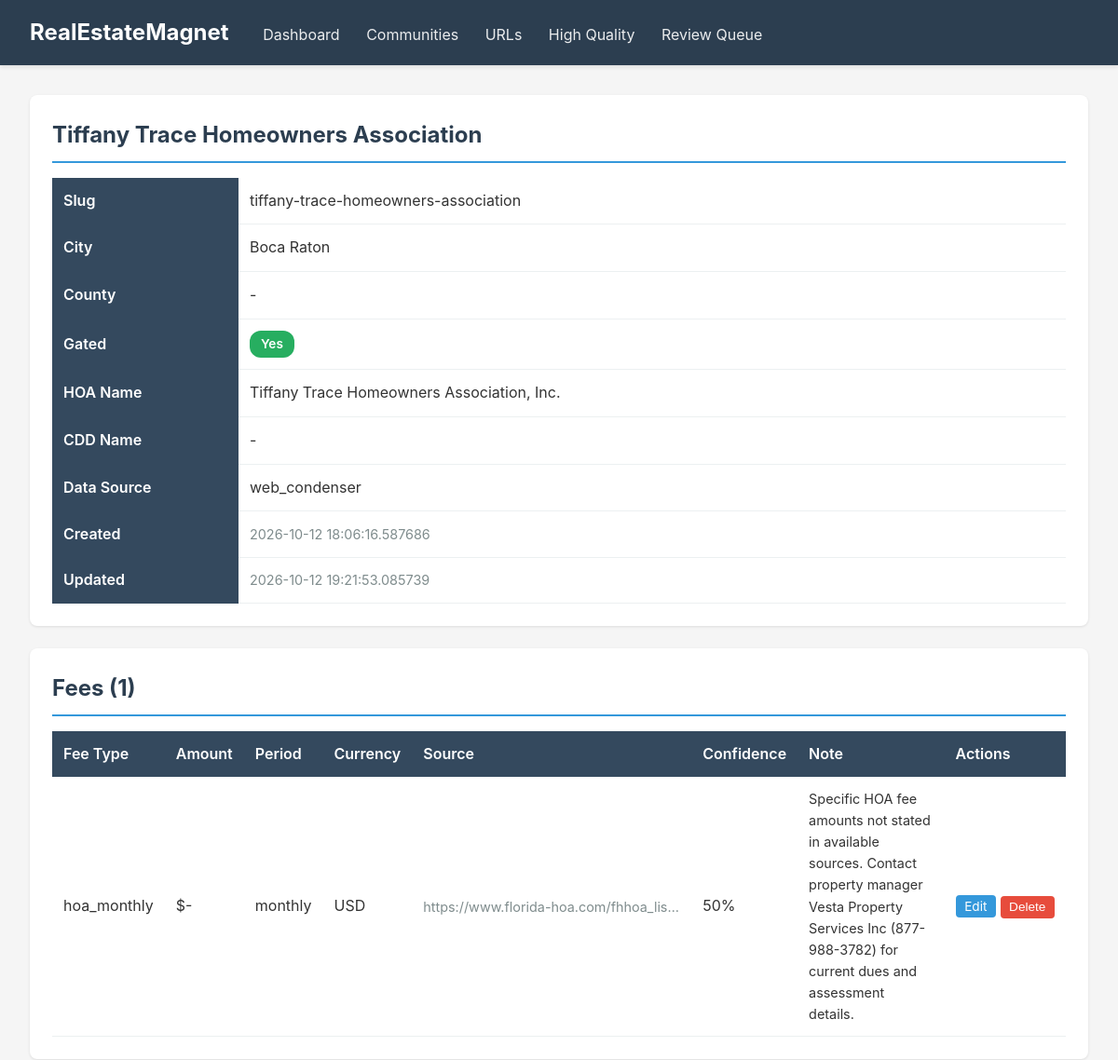
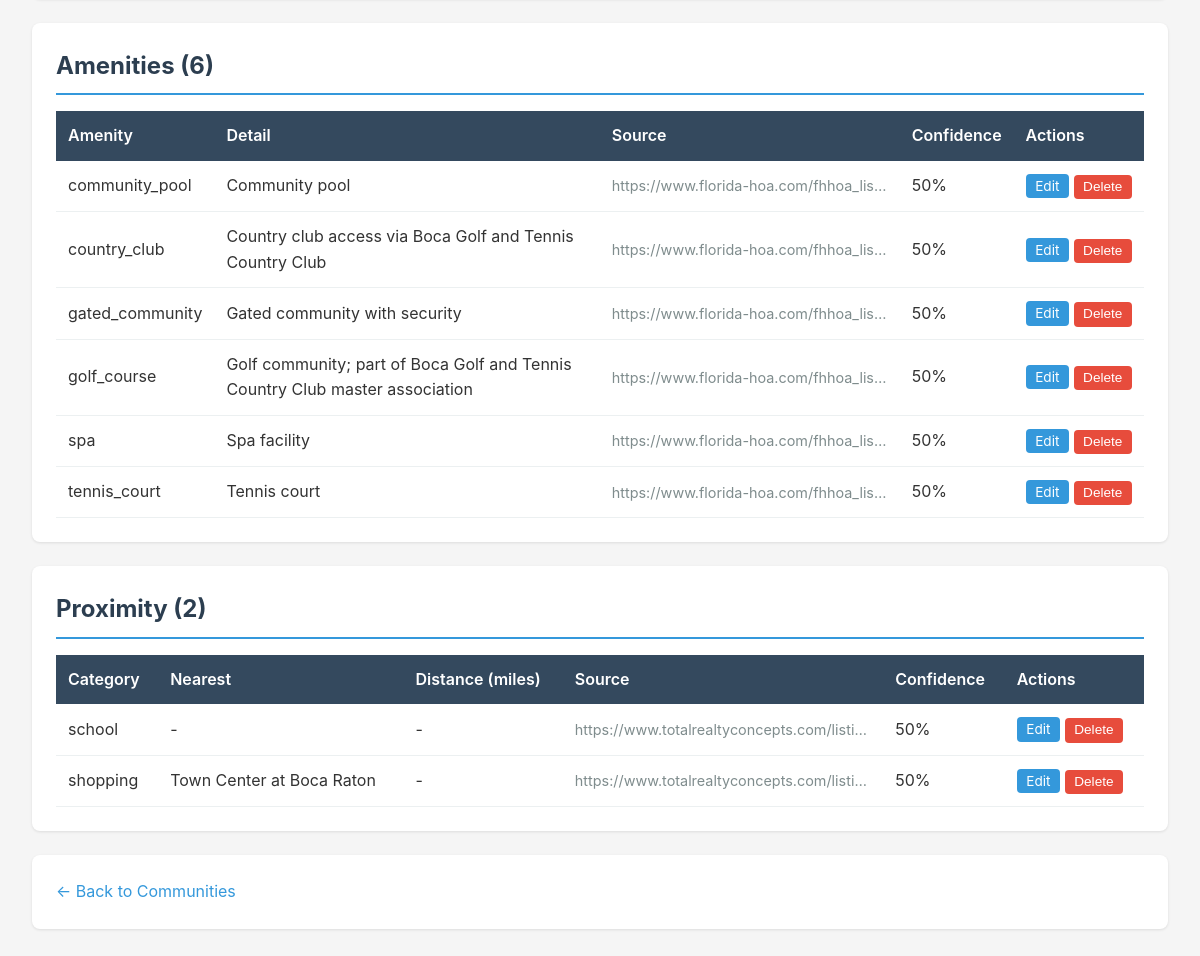
/communities/tiffany-trace-homeowners-association, run on the app's committed database (2 pictures, top to bottom).
### modules/community/database.py (models this page shows, shortened)
class Base(DeclarativeBase):
    pass

class CommunityRow(Base):
    __tablename__ = "communities"
    id = Column(String(36), primary_key=True, default=lambda: str(uuid.uuid4()))
    name = Column(String(255), nullable=False, index=True)
    slug = Column(String(255), unique=True, nullable=False, index=True)
    county_fips = Column(String(10), index=True)
    city = Column(String(100), index=True)
    hoa_name = Column(String(255))
    cdd_name = Column(String(255))
    is_gated = Column(Boolean, default=True, index=True)
    latitude = Column(Float)
    longitude = Column(Float)
    overview = Column(Text)
    notes = Column(Text)
    data_source = Column(String(50), default="file_store")
    created_at = Column(DateTime, default=lambda: datetime.now(timezone.utc))
    updated_at = Column(DateTime, default=lambda: datetime.now(timezone.utc), onupdate=lambda: datetime.now(timezone.utc))
    fees = relationship("FeeRow", back_populates="community", cascade="all, delete-orphan")
    amenities = relationship("AmenityRow", back_populates="community", cascade="all, delete-orphan")
    demographics_entries = relationship("DemographicsRow", back_populates="community", cascade="all, delete-orphan")
    proximity_entries = relationship("ProximityRow", back_populates="community", cascade="all, delete-orphan")

class FeeRow(Base):
    __tablename__ = "community_fees"
    id = Column(Integer, primary_key=True, autoincrement=True)
    community_slug = Column(String(255), ForeignKey("communities.slug"), nullable=False, index=True)
    fee_type = Column(String(50), nullable=False, index=True)
    amount = Column(Float)
    period = Column(String(20))
    currency = Column(String(10), default="USD")
    source_url = Column(Text)
    retrieved_at = Column(DateTime)
    confidence = Column(Float, default=0.5)
    note = Column(Text)
    community = relationship("CommunityRow", back_populates="fees")

class AmenityRow(Base):
    __tablename__ = "community_amenities"
    id = Column(Integer, primary_key=True, autoincrement=True)
    community_slug = Column(String(255), ForeignKey("communities.slug"), nullable=False, index=True)
    amenity = Column(String(100), nullable=False, index=True)
    detail = Column(Text)
    source_url = Column(Text)
    retrieved_at = Column(DateTime)
    confidence = Column(Float, default=0.5)
    community = relationship("CommunityRow", back_populates="amenities")

class ProximityRow(Base):
    __tablename__ = "proximity_metrics"
    id = Column(Integer, primary_key=True, autoincrement=True)
    community_slug = Column(String(255), ForeignKey("communities.slug"), nullable=False, index=True)
    category = Column(String(50), nullable=False, index=True)
    nearest_name = Column(String(255))
    distance_miles = Column(Float)
    source_url = Column(Text)
    retrieved_at = Column(DateTime)
    confidence = Column(Float, default=0.5)
    community = relationship("CommunityRow", back_populates="proximity_entries")

### modules/web/viewer.py (the view)
@app.get("/communities/{slug}", response_class=HTMLResponse)
async def community_detail(
    request: Request,
    slug: str,
    edit_table: Optional[str] = None,
    edit_id: Optional[int] = None,
):
    conn = get_db()
    cursor = conn.cursor()
    cursor.execute("""
        SELECT * FROM communities WHERE slug = ?
    """, (slug,))
    community = cursor.fetchone()
    if not community:
        conn.close()
        return HTMLResponse("<h1>Community not found</h1>", status_code=404)
    cursor.execute("""
        SELECT * FROM community_fees
        WHERE community_slug = ?
        ORDER BY fee_type
    """, (slug,))
    fees = cursor.fetchall()
    cursor.execute("""
        SELECT * FROM community_amenities
        WHERE community_slug = ?
        ORDER BY amenity
    """, (slug,))
    amenities = cursor.fetchall()
    cursor.execute("""
        SELECT * FROM community_demographics
        WHERE community_slug = ?
    """, (slug,))
    demographics = cursor.fetchall()
    cursor.execute("""
        SELECT * FROM proximity_metrics
        WHERE community_slug = ?
        ORDER BY category
    """, (slug,))
    proximity = cursor.fetchall()
    try:
        cursor.execute(
            """
            SELECT status, attempts, started_at, completed_at, last_error
            FROM community_pipeline_status
            WHERE community_slug = ?
            """,
            (slug,),
        )
        pipeline_status = cursor.fetchone()
    except sqlite3.OperationalError:
        pipeline_status = None
    try:
        cursor.execute(
            """
            SELECT id, condenser, status, elapsed, fees, amenities, proximity,
                   demographics_present, sources_consulted, errors, finished_at
            FROM community_condenser_runs
            WHERE community_slug = ?
            ORDER BY condenser
            """,
            (slug,),
        )
        condenser_runs = cursor.fetchall()
    except sqlite3.OperationalError:
        condenser_runs = []
    source_urls = []
    try:
        cursor.execute("""
            SELECT su.url, su.status, su.data_quality_score, su.data_types_found,
                   su.has_community_data, su.discovered_at,
                   cu.discovered_by, cu.inspected
            FROM community_urls cu
            JOIN source_urls su ON cu.url_id = su.id
            WHERE cu.community_slug = ?
            ORDER BY su.data_quality_score DESC
        """, (slug,))
        source_urls = cursor.fetchall()
    except sqlite3.OperationalError:
        source_urls = []
    if not source_urls:
        try:
            cursor.execute("""
                SELECT url, status, data_quality_score, data_types_found,
                       has_community_data, discovered_at,
                       discovered_by, NULL as inspected
                FROM source_urls
                WHERE community_slug = ?
                ORDER BY data_quality_score DESC
            """, (slug,))
            source_urls = cursor.fetchall()
        except sqlite3.OperationalError:
            source_urls = []
    conn.close()
    return templates.TemplateResponse(
        request,
        name="community_detail.html",
        context={
            "community": community,
            "fees": fees,
            "amenities": amenities,
            "demographics": demographics,
            "proximity": proximity,
            "source_urls": source_urls,
            "pipeline_status": pipeline_status,
            "condenser_runs": condenser_runs,
            "edit_table": edit_table,
            "edit_id": edit_id,
            "pipeline_status_options": PIPELINE_STATUSES,
            "condenser_run_status_options": CONDENSER_RUN_STATUSES,
        }
    )

### modules/web/templates/community_detail.html (shortened to what this page needs)
{% extends "base.html" %}
{% from "_macros.html" import actions %}
{% block content %}
{% set base = '/communities/' ~ community.slug %}
<div class="card" id="community">
    <h2>{{ community.name }}</h2>
    <table>
        <tbody>
            <tr>
                <th style="width: 200px;">Slug</th>
                <td>{{ community.slug }}</td>
            </tr>
            <tr>
                <th>City</th>
                <td>{{ community.city or '-' }}</td>
            </tr>
            <tr>
                <th>County</th>
                <td>{{ community.county_fips or '-' }}</td>
            </tr>
            <tr>
                <th>Gated</th>
                <td>
                    {% if community.is_gated %}
                    <span class="badge badge-success">Yes</span>
                    {% else %}
                    <span class="badge badge-warning">No</span>
                    {% endif %}
                </td>
            </tr>
            <tr>
                <th>HOA Name</th>
                <td>{{ community.hoa_name or '-' }}</td>
            </tr>
            <tr>
                <th>CDD Name</th>
                <td>{{ community.cdd_name or '-' }}</td>
            </tr>
            <tr>
                <th>Data Source</th>
                <td>{{ community.data_source }}</td>
            </tr>
            <tr>
                <th>Created</th>
                <td class="text-muted text-small">{{ community.created_at }}</td>
            </tr>
            <tr>
                <th>Updated</th>
                <td class="text-muted text-small">{{ community.updated_at }}</td>
            </tr>
        </tbody>
    </table>
</div>
{% if fees %}
<div class="card" id="fees">
    <h2>Fees ({{ fees|length }})</h2>
    <table>
        <thead>
            <tr>
                <th>Fee Type</th>
                <th>Amount</th>
                <th>Period</th>
                <th>Currency</th>
                <th>Source</th>
                <th>Confidence</th>
                <th>Note</th>
                <th>Actions</th>
            </tr>
        </thead>
        <tbody>
            {% for fee in fees %}
            {% if edit_table == 'fees' and edit_id == fee.id %}
            <tr>
                <td><input form="fees-edit-{{ fee.id }}" name="fee_type" value="{{ fee.fee_type or '' }}" required></td>
                <td><input form="fees-edit-{{ fee.id }}" type="number" step="any" name="amount" value="{{ fee.amount if fee.amount is not none else '' }}"></td>
                <td><input form="fees-edit-{{ fee.id }}" name="period" value="{{ fee.period or '' }}"></td>
                <td><input form="fees-edit-{{ fee.id }}" name="currency" value="{{ fee.currency or '' }}"></td>
                <td><input form="fees-edit-{{ fee.id }}" name="source_url" value="{{ fee.source_url or '' }}"></td>
                <td><input form="fees-edit-{{ fee.id }}" type="number" step="any" name="confidence" value="{{ fee.confidence if fee.confidence is not none else '' }}"></td>
                <td><input form="fees-edit-{{ fee.id }}" name="note" value="{{ fee.note or '' }}"></td>
                <td class="row-actions">
                    {{ actions('fees', fee.id, base ~ '/facts/fees/' ~ fee.id ~ '/edit', base ~ '/facts/fees/' ~ fee.id ~ '/delete', base, 'this fee', edit_table, edit_id) }}
                </td>
            </tr>
            {% else %}
            <tr>
                <td>{{ fee.fee_type }}</td>
                <td>${{ "%.2f"|format(fee.amount) if fee.amount else '-' }}</td>
                <td>{{ fee.period or '-' }}</td>
                <td>{{ fee.currency }}</td>
                <td class="text-muted text-small truncate">{{ fee.source_url }}</td>
                <td>{{ "%.0f"|format(fee.confidence * 100) if fee.confidence else '-' }}%</td>
                <td class="text-small">{{ fee.note or '-' }}</td>
                <td class="row-actions">
                    {{ actions('fees', fee.id, base ~ '/facts/fees/' ~ fee.id ~ '/edit', base ~ '/facts/fees/' ~ fee.id ~ '/delete', base, 'this fee', edit_table, edit_id) }}
                </td>
            </tr>
            {% endif %}
            {% endfor %}
        </tbody>
    </table>
</div>
{% endif %}
{% if amenities %}
<div class="card" id="amenities">
    <h2>Amenities ({{ amenities|length }})</h2>
    <table>
        <thead>
            <tr>
                <th>Amenity</th>
                <th>Detail</th>
                <th>Source</th>
                <th>Confidence</th>
                <th>Actions</th>
            </tr>
        </thead>
        <tbody>
            {% for amenity in amenities %}
            {% if edit_table == 'amenities' and edit_id == amenity.id %}
            <tr>
                <td><input form="amenities-edit-{{ amenity.id }}" name="amenity" value="{{ amenity.amenity or '' }}" required></td>
                <td><input form="amenities-edit-{{ amenity.id }}" name="detail" value="{{ amenity.detail or '' }}"></td>
                <td><input form="amenities-edit-{{ amenity.id }}" name="source_url" value="{{ amenity.source_url or '' }}"></td>
                <td><input form="amenities-edit-{{ amenity.id }}" type="number" step="any" name="confidence" value="{{ amenity.confidence if amenity.confidence is not none else '' }}"></td>
                <td class="row-actions">
                    {{ actions('amenities', amenity.id, base ~ '/facts/amenities/' ~ amenity.id ~ '/edit', base ~ '/facts/amenities/' ~ amenity.id ~ '/delete', base, 'this amenity', edit_table, edit_id) }}
                </td>
            </tr>
            {% else %}
            <tr>
                <td>{{ amenity.amenity }}</td>
                <td>{{ amenity.detail or '-' }}</td>
                <td class="text-muted text-small truncate">{{ amenity.source_url }}</td>
                <td>{{ "%.0f"|format(amenity.confidence * 100) if amenity.confidence else '-' }}%</td>
                <td class="row-actions">
                    {{ actions('amenities', amenity.id, base ~ '/facts/amenities/' ~ amenity.id ~ '/edit', base ~ '/facts/amenities/' ~ amenity.id ~ '/delete', base, 'this amenity', edit_table, edit_id) }}
                </td>
            </tr>
            {% endif %}
            {% endfor %}
        </tbody>
    </table>
</div>
{% endif %}
{% if proximity %}
<div class="card" id="proximity">
    <h2>Proximity ({{ proximity|length }})</h2>
    <table>
        <thead>
            <tr>
                <th>Category</th>
                <th>Nearest</th>
                <th>Distance (miles)</th>
                <th>Source</th>
                <th>Confidence</th>
                <th>Actions</th>
            </tr>
        </thead>
        <tbody>
            {% for prox in proximity %}
            {% if edit_table == 'proximity' and edit_id == prox.id %}
            <tr>
                <td><input form="proximity-edit-{{ prox.id }}" name="category" value="{{ prox.category or '' }}" required></td>
                <td><input form="proximity-edit-{{ prox.id }}" name="nearest_name" value="{{ prox.nearest_name or '' }}"></td>
                <td><input form="proximity-edit-{{ prox.id }}" type="number" step="any" name="distance_miles" value="{{ prox.distance_miles if prox.distance_miles is not none else '' }}"></td>
                <td><input form="proximity-edit-{{ prox.id }}" name="source_url" value="{{ prox.source_url or '' }}"></td>
                <td><input form="proximity-edit-{{ prox.id }}" type="number" step="any" name="confidence" value="{{ prox.confidence if prox.confidence is not none else '' }}"></td>
                <td class="row-actions">
                    {{ actions('proximity', prox.id, base ~ '/facts/proximity/' ~ prox.id ~ '/edit', base ~ '/facts/proximity/' ~ prox.id ~ '/delete', base, 'this proximity row', edit_table, edit_id) }}
                </td>
            </tr>
            {% else %}
            <tr>
                <td>{{ prox.category }}</td>
                <td>{{ prox.nearest_name or '-' }}</td>
                <td>{{ "%.2f"|format(prox.distance_miles) if prox.distance_miles else '-' }}</td>
                <td class="text-muted text-small truncate">{{ prox.source_url }}</td>
                <td>{{ "%.0f"|format(prox.confidence * 100) if prox.confidence else '-' }}%</td>
                <td class="row-actions">
                    {{ actions('proximity', prox.id, base ~ '/facts/proximity/' ~ prox.id ~ '/edit', base ~ '/facts/proximity/' ~ prox.id ~ '/delete', base, 'this proximity row', edit_table, edit_id) }}
                </td>
            </tr>
            {% endif %}
            {% endfor %}
        </tbody>
    </table>
</div>
{% endif %}
<div class="card">
    <p><a href="/communities">← Back to Communities</a></p>
</div>
{% endblock %}

### modules/web/templates/_macros.html (shortened to what this page needs)
{% macro actions(table, row_id, edit_url, delete_url, base_url, label, edit_table, edit_id) %}
{% if edit_table == table and edit_id == row_id %}
<button type="submit" form="{{ table }}-edit-{{ row_id }}" class="btn btn-save">Save</button>
<a class="btn btn-cancel" href="{{ base_url }}">Cancel</a>
{% else %}
<a class="btn btn-edit" href="{{ base_url }}?edit_table={{ table }}&edit_id={{ row_id }}#{{ table }}">Edit</a>
<form method="post" action="{{ delete_url }}" onsubmit="return confirm('Delete {{ label }}?');">
    <button type="submit" class="btn btn-danger">Delete</button>
</form>
{% endif %}
{% endmacro %}

### data on the page
CommunityRow: name "Tiffany Trace Homeowners Association", slug "tiffany-trace-homeowners-association", city "Boca Raton", hoa_name "Tiffany Trace Homeowners Association, Inc.", data_source "web_condenser", created_at "2026-10-12 18:06:16.587686", updated_at "2026-10-12 19:21:53.085739"
FeeRow: fee_type "hoa_monthly", amount "-", period "monthly", currency "USD", source_url "https://www.florida-hoa.com/fhhoa_lis…", confidence "50", note "Specific HOA fee amounts not stated in available sources. Contact property manager Vesta Property Services Inc (877-988-3782) for current dues and assessment details."
AmenityRow: amenity "community_pool", detail "Community pool", source_url "https://www.florida-hoa.com/fhhoa_lis…", confidence "50"
AmenityRow: amenity "country_club", detail "Country club access via Boca Golf and Tennis Country Club", source_url "https://www.florida-hoa.com/fhhoa_lis…", confidence "50"
AmenityRow: amenity "gated_community", detail "Gated community with security", source_url "https://www.florida-hoa.com/fhhoa_lis…", confidence "50"
AmenityRow: amenity "golf_course", detail "Golf community; part of Boca Golf and Tennis Country Club master association", source_url "https://www.florida-hoa.com/fhhoa_lis…", confidence "50"
AmenityRow: amenity "spa", detail "Spa facility", source_url "https://www.florida-hoa.com/fhhoa_lis…", confidence "50"
AmenityRow: amenity "tennis_court", detail "Tennis court", source_url "https://www.florida-hoa.com/fhhoa_lis…", confidence "50"
ProximityRow: category "school", nearest_name "-", distance_miles "-", source_url "https://www.totalrealtyconcepts.com/listi…", confidence "50"
ProximityRow: category "shopping", nearest_name "Town Center at Boca Raton", distance_miles "-", source_url "https://www.totalrealtyconcepts.com/listi…", confidence "50"

### other printed values
{{ community.county_fips or '-' }} "-"
{{ community.cdd_name or '-' }} "-"
{{ fees|length }} "1"
{{ amenities|length }} "6"
{{ proximity|length }} "2"
